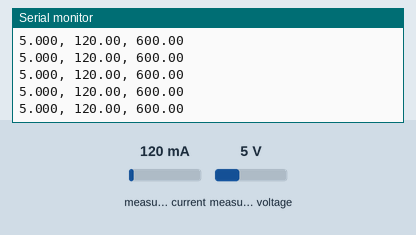
Bench run of a sketch on a simulated Arduino Uno, built for the host (arithmetic inside an expression is 32-bit, double 64-bit). On the bench: the last lines printed to the serial monitor. The inputs (shaded band) are chosen by the test bench; at power-on: measured current 120 mA, measured voltage 5 V.

Above: at 4.2 s.
4.3 s: measured current set to 40 mA
At 4.49 s:
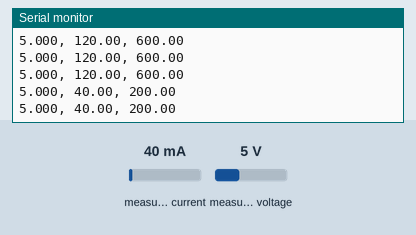
5.8 s: measured voltage set to 0.3 V
At 5.86 s:
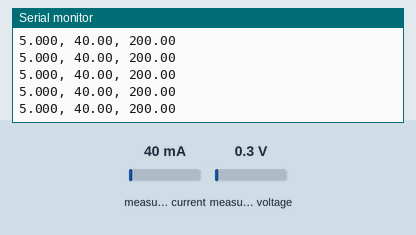
7.3 s: measured current set to 500 mA
At 7.34 s:
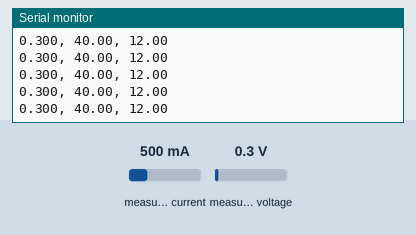
Timing chart, 0 to 10.3 s (numbered marks = the images above; inputs shaded):
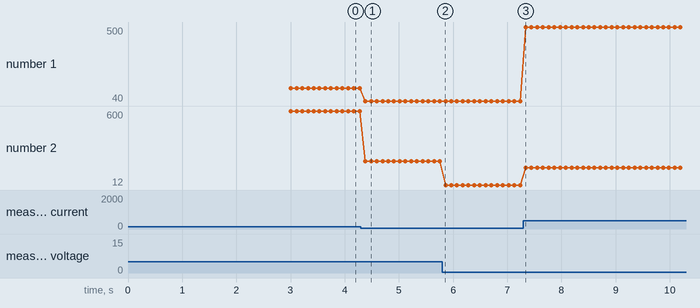

Measured:
- after the input at 4.3 s, the serial monitor: prints a new line after 0.08 s (image 1)
- plotted number 1: 120 → 40 after the input at 4.3 s, 40 → 500 after the input at 7.3 s
- plotted number 2: 600 → 200 after the input at 4.3 s, 200 → 12 after the input at 5.8 s, 12 → 150 after the input at 7.3 s

The sketch:

Konsumsi_Daya.ino
```cpp
#include <Wire.h>
#include <Adafruit_INA219.h>

// Pin Definition untuk I2C1 di RP2350
#define I2C1_SDA_PIN 6
#define I2C1_SCL_PIN 7

Adafruit_INA219 ina219(0x40);

void setup() {
  Serial.begin(115200);
  delay(3000); // Delay penting untuk Serial USB RP2350

  // KONFIGURASI I2C1 (Wire1):
  // 1. Set pin ke instance Wire1 (karena GPIO 6/7 adalah milik I2C1)
  Wire1.setSDA(I2C1_SDA_PIN);
  Wire1.setSCL(I2C1_SCL_PIN);

  // 2. Mulai Wire1
  Wire1.begin();

  // 3. Pass pointer &Wire1 ke fungsi begin library
  // Ini memberitahu library untuk menggunakan port I2C1, bukan default I2C0
  if (!ina219.begin(&Wire1)) {
    Serial.println("Gagal mendeteksi INA219 pada Wire1. Periksa kabel!");
    while (1) { delay(10); }
  }

  Serial.println("INA219 Siap di I2C1.");
  Serial.println("Tegangan Bus (V), Arus (mA), Daya (mW)");
}

void loop() {
  float busVoltage = ina219.getBusVoltage_V();
  float current_mA = ina219.getCurrent_mA();
  float power_mW   = ina219.getPower_mW();

  Serial.print(busVoltage, 3);
  Serial.print(", ");
  Serial.print(current_mA, 2);
  Serial.print(", ");
  Serial.println(power_mW, 2);

  delay(100);
}
```
